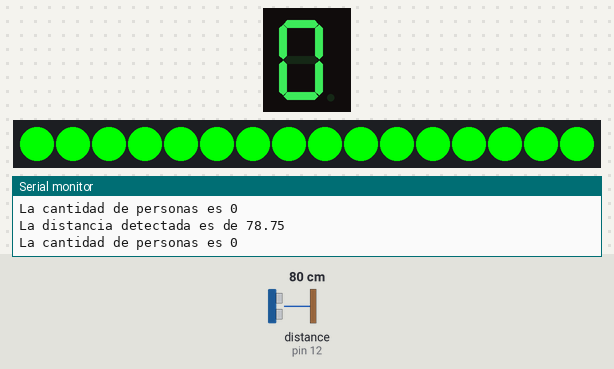
This sketch was run on a simulated Arduino Uno, built with avr-gcc and run on an emulated ATmega328P. Shown: 1-digit seven-segment display, 16 RGB LEDs in strip order, left to right, the last lines printed to the serial monitor. Wiring (inferred from the names in the program): ultrasonic range finder: trigger pin 13; echo pin 12; 1-digit 7-segment display, segments lit when HIGH: segments pin 11, pin 10, pin 9, pin 8, pin 7, pin 6, pin 5. The inputs (shaded band) are chosen by the test bench; at power-on: distance to the obstacle (sensor on pin 12) 80 cm. The echo pulse lasts 58.3 µs per cm; the segment pins are drawn as the display they are named for.

Above: at 1.2 s.
1.3 s: distance to the obstacle (sensor on pin 12) set to 9 cm
At 2.2 s:
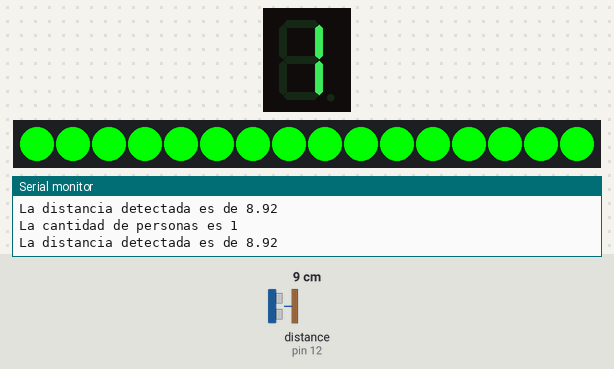
2.9 s: distance to the obstacle (sensor on pin 12) set to 18 cm
5.9 s: distance to the obstacle (sensor on pin 12) set to 7 cm
At 7.5 s:
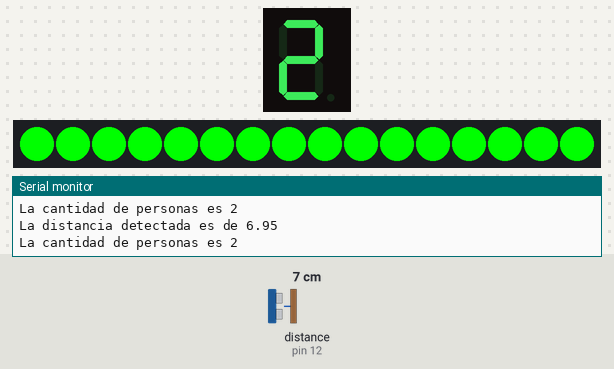
Timing chart, 0 to 9.0 s (numbered marks = the images above; inputs shaded):
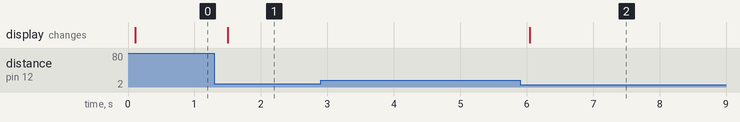

Measured:
- after the input at 1.3 s, the display: changes after 0.20 s (image 1)
- after the input at 5.9 s, the display: changes after 0.15 s (image 2)

The sketch:

Practica_Alva_1_BIII.ino
```cpp
/*

   Fundacion Kinal

   Centro educativo tecnico laboral Kinal

   Quinto perito

   Quinto electronica

   Codigo Tecnico: EB5AM / EB5AV

   Curso: Taller de electronica digital y reparacion de computadoras I

   Proyecto: Practica No. 1 3er Bimestre

   Dev: Josivar Sebastian Rayjam Alva López

   Fecha: 20 de junio.

   link de la simulacion: https:

   */


#include <Adafruit_NeoPixel.h>

// Enumeración de colores
enum {
   verde,
   rojo,
};

// Definición para los pines del sensor
#define pin_trig 13
#define pin_echo 12

// Definición del pin para el NeoPixel
int PINNEO = 2;
int NUMPIXELS = 16;

// Constructor del neopixel
Adafruit_NeoPixel pixels(NUMPIXELS, PINNEO, NEO_GRB + NEO_KHZ800);

// Definición para los pines del display
#define A 11
#define B 10
#define C 9
#define D 8
#define E 7
#define F 6
#define G 5

// Variables globales
int personas = 0;
float Medida;
float Medida_Anterior = 0;

// Funciones
float LecturaDistancia();
void Aforo();
void Display(int numero);
void setColor(int color);

void setup() {
  Serial.begin(9600);

  pixels.begin();

  pinMode(pin_trig, OUTPUT);
  pinMode(pin_echo, INPUT);

  pinMode(A, OUTPUT);
  pinMode(B, OUTPUT);
  pinMode(C, OUTPUT);
  pinMode(D, OUTPUT);
  pinMode(E, OUTPUT);
  pinMode(F, OUTPUT);
  pinMode(G, OUTPUT);
  // Inicio el color verde del NeoPixel
  setColor(verde);
}

void loop() {
  Medida = LecturaDistancia();
  delay(100);

  Aforo();
  Serial.print("La cantidad de personas es ");
  Serial.println(personas);
  Serial.print("La distancia detectada es de ");
  Serial.println(Medida);
}

float LecturaDistancia() {
  digitalWrite(pin_trig, LOW);
  delayMicroseconds(2);
  digitalWrite(pin_trig, HIGH);
  delayMicroseconds(10);
  digitalWrite(pin_trig, LOW);

  float sensor = pulseIn(pin_echo, HIGH);
  float distancia = sensor / 59;

  return distancia;
}

void Aforo() {
  if (Medida >= 6 && Medida <= 10 && (Medida_Anterior < 6 || Medida_Anterior > 10)) {
    personas++;
    if (personas > 10) {
      personas = 0;
    }
  }
  Medida_Anterior = Medida;

  if (personas == 9) {
    setColor(rojo);
  } else {
    setColor(verde);
  }

  Display(personas);
}

void Display(int numero) {
  digitalWrite(A, LOW);
  digitalWrite(B, LOW);
  digitalWrite(C, LOW);
  digitalWrite(D, LOW);
  digitalWrite(E, LOW);
  digitalWrite(F, LOW);
  digitalWrite(G, LOW);

  switch (numero) {
    case 0:
      digitalWrite(A, HIGH);
      digitalWrite(B, HIGH);
      digitalWrite(C, HIGH);
      digitalWrite(D, HIGH);
      digitalWrite(E, HIGH);
      digitalWrite(F, HIGH);
      break;
    case 1:
      digitalWrite(B, HIGH);
      digitalWrite(C, HIGH);
      break;
    case 2:
      digitalWrite(A, HIGH);
      digitalWrite(B, HIGH);
      digitalWrite(D, HIGH);
      digitalWrite(E, HIGH);
      digitalWrite(G, HIGH);
      break;
    case 3:
      digitalWrite(A, HIGH);
      digitalWrite(B, HIGH);
      digitalWrite(C, HIGH);
      digitalWrite(D, HIGH);
      digitalWrite(G, HIGH);
      break;
    case 4:
      digitalWrite(B, HIGH);
      digitalWrite(C, HIGH);
      digitalWrite(F, HIGH);
      digitalWrite(G, HIGH);
      break;
    case 5:
      digitalWrite(A, HIGH);
      digitalWrite(C, HIGH);
      digitalWrite(D, HIGH);
      digitalWrite(F, HIGH);
      digitalWrite(G, HIGH);
      break;
    case 6:
      digitalWrite(A, HIGH);
      digitalWrite(C, HIGH);
      digitalWrite(D, HIGH);
      digitalWrite(E, HIGH);
      digitalWrite(F, HIGH);
      digitalWrite(G, HIGH);
      break;
    case 7:
      digitalWrite(A, HIGH);
      digitalWrite(B, HIGH);
      digitalWrite(C, HIGH);
      break;
    case 8:
      digitalWrite(A, HIGH);
      digitalWrite(B, HIGH);
      digitalWrite(C, HIGH);
      digitalWrite(D, HIGH);
      digitalWrite(E, HIGH);
      digitalWrite(F, HIGH);
      digitalWrite(G, HIGH);
      break;
    case 9:
      digitalWrite(A, HIGH);
      digitalWrite(B, HIGH);
      digitalWrite(C, HIGH);
      digitalWrite(D, HIGH);
      digitalWrite(F, HIGH);
      digitalWrite(G, HIGH);
      // Mostrar "-" después de 3 segundos
      delay(3000);

      digitalWrite(A, LOW);
      digitalWrite(B, LOW);
      digitalWrite(C, LOW);
      digitalWrite(D, LOW);
      digitalWrite(E, LOW);
      digitalWrite(F, LOW);
      digitalWrite(G, HIGH);

      // Detener la ejecución
      while (true);
      break;
  }
}

void setColor(int color) {
  switch(color) {
    case verde:
      for(int i = 0; i < NUMPIXELS; i++) {
        pixels.setPixelColor(i, pixels.Color(0, 255, 0)); // Verde
      }
      pixels.show();
      break;
    case rojo:
      for(int i = 0; i < NUMPIXELS; i++) {
        pixels.setPixelColor(i, pixels.Color(255, 0, 0)); // Rojo
      }
      pixels.show();
      break;
  }
}
```
